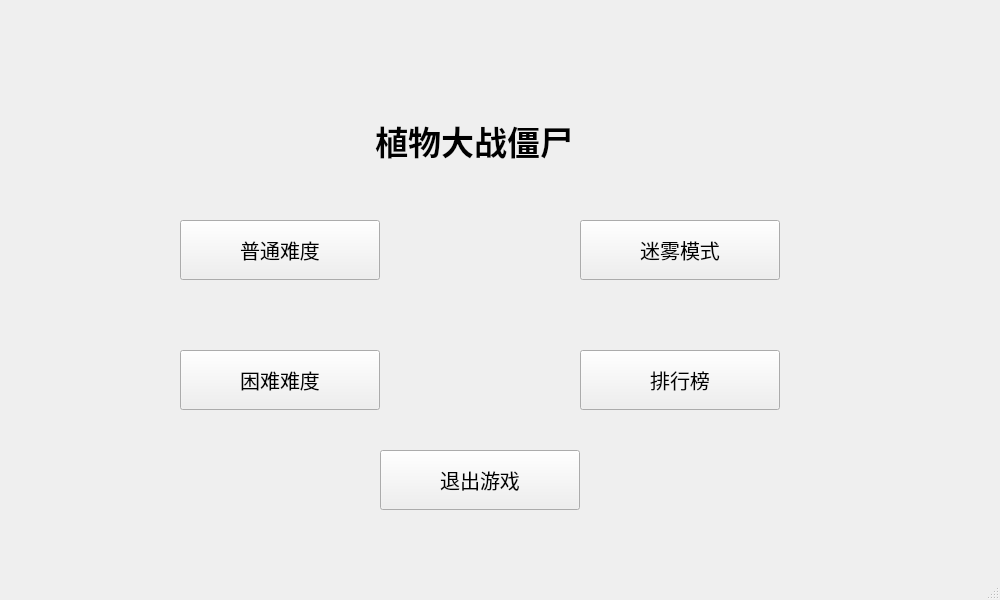
<?xml version="1.0" encoding="UTF-8"?>
<ui version="4.0">
 <class>MainWindow</class>
 <widget class="QMainWindow" name="MainWindow">
  <property name="geometry">
   <rect>
    <x>0</x>
    <y>0</y>
    <width>1000</width>
    <height>600</height>
   </rect>
  </property>
  <property name="windowTitle">
   <string>MainWindow</string>
  </property>
  <widget class="QWidget" name="centralwidget">
   <widget class="QPushButton" name="gameButton">
    <property name="geometry">
     <rect>
      <x>180</x>
      <y>220</y>
      <width>200</width>
      <height>60</height>
     </rect>
    </property>
    <property name="font">
     <font>
      <pointsize>15</pointsize>
     </font>
    </property>
    <property name="text">
     <string>普通难度</string>
    </property>
   </widget>
   <widget class="QPushButton" name="exitButton">
    <property name="geometry">
     <rect>
      <x>380</x>
      <y>450</y>
      <width>200</width>
      <height>60</height>
     </rect>
    </property>
    <property name="font">
     <font>
      <pointsize>15</pointsize>
     </font>
    </property>
    <property name="text">
     <string>退出游戏</string>
    </property>
   </widget>
   <widget class="QLabel" name="label">
    <property name="geometry">
     <rect>
      <x>375</x>
      <y>110</y>
      <width>251</width>
      <height>60</height>
     </rect>
    </property>
    <property name="font">
     <font>
      <pointsize>25</pointsize>
      <weight>75</weight>
      <bold>true</bold>
     </font>
    </property>
    <property name="text">
     <string>植物大战僵尸</string>
    </property>
   </widget>
   <widget class="QPushButton" name="gameButton_3">
    <property name="geometry">
     <rect>
      <x>580</x>
      <y>220</y>
      <width>200</width>
      <height>60</height>
     </rect>
    </property>
    <property name="font">
     <font>
      <pointsize>15</pointsize>
     </font>
    </property>
    <property name="text">
     <string>迷雾模式</string>
    </property>
   </widget>
   <widget class="QPushButton" name="rankingButton">
    <property name="geometry">
     <rect>
      <x>580</x>
      <y>350</y>
      <width>200</width>
      <height>60</height>
     </rect>
    </property>
    <property name="font">
     <font>
      <pointsize>15</pointsize>
     </font>
    </property>
    <property name="text">
     <string>排行榜</string>
    </property>
   </widget>
   <widget class="QPushButton" name="gameButton_2">
    <property name="geometry">
     <rect>
      <x>180</x>
      <y>350</y>
      <width>200</width>
      <height>60</height>
     </rect>
    </property>
    <property name="font">
     <font>
      <pointsize>15</pointsize>
     </font>
    </property>
    <property name="text">
     <string>困难难度</string>
    </property>
   </widget>
  </widget>
  <widget class="QMenuBar" name="menubar">
   <property name="geometry">
    <rect>
     <x>0</x>
     <y>0</y>
     <width>1000</width>
     <height>26</height>
    </rect>
   </property>
  </widget>
  <widget class="QStatusBar" name="statusbar"/>
 </widget>
 <resources/>
 <connections/>
</ui>
